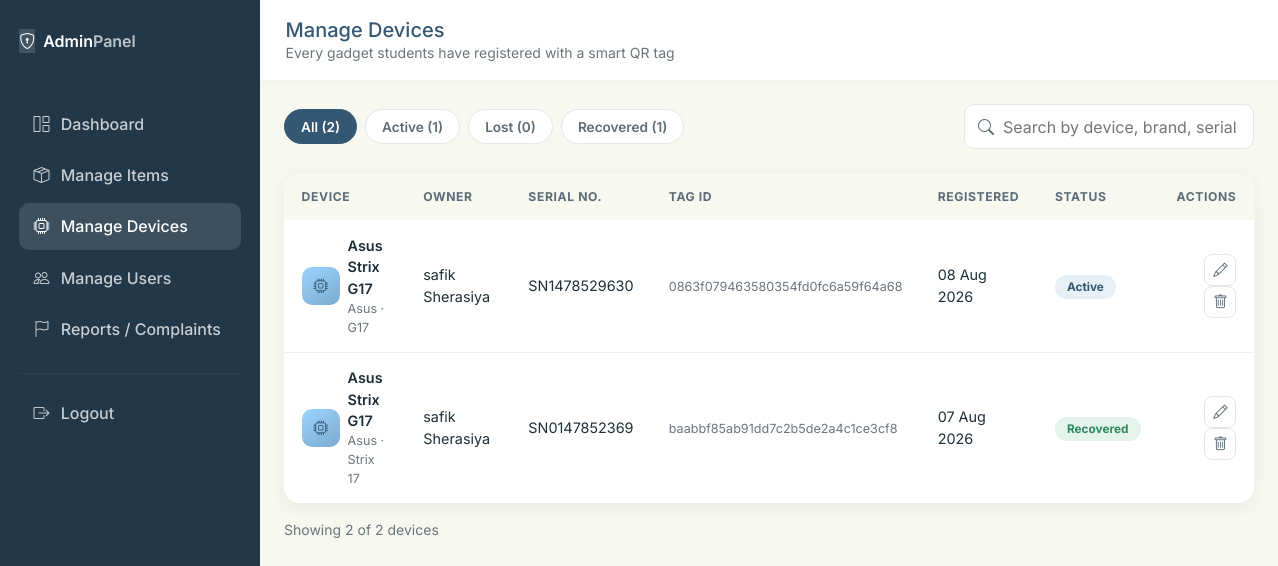
The app's page /admin/manage_devices.php (signed in) with its own data.
### tables this page shows
CREATE TABLE `devices` (
  `id` int(11) NOT NULL,
  `user_id` int(11) NOT NULL,
  `device_name` varchar(150) NOT NULL,
  `brand` varchar(100) DEFAULT NULL,
  `model` varchar(100) DEFAULT NULL,
  `serial_number` varchar(150) DEFAULT NULL,
  `colour` varchar(50) DEFAULT NULL,
  `description` text DEFAULT NULL,
  `image` varchar(255) DEFAULT NULL,
  `image_hash` varchar(64) DEFAULT NULL,
  `qr_token` varchar(64) DEFAULT NULL,
  `qr_image` varchar(255) DEFAULT NULL,
  `otp` varchar(6) DEFAULT NULL,
  `otp_expiry` timestamp NULL DEFAULT NULL,
  `otp_verified_at` timestamp NULL DEFAULT NULL,
  `device_status` enum('active','lost','recovered') NOT NULL DEFAULT 'active',
  `created_at` timestamp NOT NULL DEFAULT current_timestamp()
);

CREATE TABLE `users` (
  `id` int(11) NOT NULL,
  `full_name` varchar(100) NOT NULL,
  `email` varchar(150) NOT NULL,
  `phone` varchar(20) DEFAULT NULL,
  `enrollment_no` varchar(50) DEFAULT NULL,
  `department` varchar(100) DEFAULT NULL,
  `password` varchar(255) NOT NULL,
  `role` enum('student','admin') NOT NULL DEFAULT 'student',
  `email_verified` tinyint(1) NOT NULL DEFAULT 0,
  `verification_token` varchar(64) DEFAULT NULL,
  `token_expires_at` timestamp NULL DEFAULT NULL,
  `profile_pic` varchar(255) DEFAULT NULL,
  `created_at` timestamp NOT NULL DEFAULT current_timestamp()
);

### admin/manage_devices.php (the view, shortened to what this page needs)
<?php
require_once __DIR__ . '/../includes/db.php';
$filter = $_GET['status'] ?? 'all';
$search = trim($_GET['q'] ?? '');
$sql = "SELECT devices.*, users.full_name AS owner, users.email AS owner_email
        FROM devices JOIN users ON devices.user_id = users.id WHERE 1=1";
$params = [];
$sql .= " ORDER BY devices.created_at DESC";
$stmt = $pdo->prepare($sql);
$stmt->execute($params);
$devices = $stmt->fetchAll();
$counts = $pdo->query("SELECT
    COUNT(*) AS all_count,
    SUM(CASE WHEN device_status = 'active' THEN 1 ELSE 0 END) AS active,
    SUM(CASE WHEN device_status = 'lost' THEN 1 ELSE 0 END) AS lost,
    SUM(CASE WHEN device_status = 'recovered' THEN 1 ELSE 0 END) AS recovered
    FROM devices")->fetch();
function device_pill_url($status, $q) {
    $params = [];
    if ($status !== 'all') $params['status'] = $status;
    return 'manage_devices.php' . (count($params) ? '?' . http_build_query($params) : '');
}
?>
<!DOCTYPE html>
<html lang="en">
<head>
<link href="https://cdn.jsdelivr.net/npm/bootstrap@5.3.3/dist/css/bootstrap.min.css" rel="stylesheet">
<link href="https://cdn.jsdelivr.net/npm/bootstrap-icons@1.11.3/font/bootstrap-icons.css" rel="stylesheet">
<link href="../assets/css/style.css" rel="stylesheet">
</head>
<body style="background:var(--paper)">
<div class="d-flex">
  <div class="dash-sidebar admin-sidebar" style="width:260px; flex-shrink:0;">
    <div class="d-flex align-items-center gap-2 mb-5">
      <span class="brand-tag"><i class="bi bi-shield-lock"></i></span>
      <span class="fw-semibold">Admin<span style="opacity:.7">Panel</span></span>
    </div>
    <nav class="nav flex-column">
      <a class="nav-link" href="dashboard.php"><i class="bi bi-grid-1x2"></i> Dashboard</a>
      <a class="nav-link" href="manage_items.php"><i class="bi bi-box-seam"></i> Manage Items</a>
      <a class="nav-link active" href="manage_devices.php"><i class="bi bi-cpu"></i> Manage Devices</a>
      <a class="nav-link" href="users.php"><i class="bi bi-people"></i> Manage Users</a>
      <a class="nav-link" href="reports.php"><i class="bi bi-flag"></i> Reports / Complaints</a>
      <hr style="border-color:rgba(255,255,255,0.15)">
      <a class="nav-link" href="../logout.php"><i class="bi bi-box-arrow-right"></i> Logout</a>
    </nav>
  </div>
  <div class="flex-grow-1">
    <div class="dash-topbar">
      <div>
        <h5 class="mb-0" style="color:var(--deep)">Manage Devices</h5>
        <div class="text-secondary small">Every gadget students have registered with a smart QR tag</div>
      </div>
    </div>
    <div class="container-fluid p-4">
      <form method="GET" class="d-flex flex-wrap justify-content-between align-items-center gap-3 mb-4">
        <div class="d-flex flex-wrap gap-2">
          <a class="filter-pill <?php echo $filter === 'all' ? 'active' : ''; ?>" href="<?php echo device_pill_url('all', $search); ?>">All (<?php echo (int)$counts['all_count']; ?>)</a>
          <a class="filter-pill <?php echo $filter === 'active' ? 'active' : ''; ?>" href="<?php echo device_pill_url('active', $search); ?>">Active (<?php echo (int)$counts['active']; ?>)</a>
          <a class="filter-pill <?php echo $filter === 'lost' ? 'active' : ''; ?>" href="<?php echo device_pill_url('lost', $search); ?>">Lost (<?php echo (int)$counts['lost']; ?>)</a>
          <a class="filter-pill <?php echo $filter === 'recovered' ? 'active' : ''; ?>" href="<?php echo device_pill_url('recovered', $search); ?>">Recovered (<?php echo (int)$counts['recovered']; ?>)</a>
        </div>
        <div class="search-wrap">
          <i class="bi bi-search"></i>
          <input type="text" name="q" value="<?php echo htmlspecialchars($search); ?>" class="search-input" placeholder="Search by device, brand, serial, owner...">
        </div>
      </form>
      <div class="table-card">
        <div class="table-responsive">
          <table class="table">
            <thead>
              <tr>
                <th>Device</th>
                <th>Owner</th>
                <th>Serial No.</th>
                <th>Tag ID</th>
                <th>Registered</th>
                <th>Status</th>
                <th class="text-end">Actions</th>
              </tr>
            </thead>
            <tbody>
              <?php foreach ($devices as $d): ?>
              <tr>
                <td>
                  <div class="d-flex align-items-center gap-2">
                    <div class="mini-thumb"><i class="bi bi-cpu"></i></div>
                    <div>
                      <div class="fw-semibold"><?php echo htmlspecialchars($d['device_name']); ?></div>
                      <div class="text-secondary small"><?php echo htmlspecialchars($d['brand']); ?><?php echo $d['model'] ? ' · ' . htmlspecialchars($d['model']) : ''; ?></div>
                    </div>
                  </div>
                </td>
                <td><?php echo htmlspecialchars($d['owner']); ?></td>
                <td><?php echo htmlspecialchars($d['serial_number'] ?: '—'); ?></td>
                <td><span class="text-secondary small"><?php echo htmlspecialchars($d['qr_token'] ?: '—'); ?></span></td>
                <td><?php echo date('d M Y', strtotime($d['created_at'])); ?></td>
                <td><span class="badge-status badge-<?php echo htmlspecialchars($d['device_status']); ?>"><?php echo ucfirst($d['device_status']); ?></span></td>
                <td class="text-end">
                  <a href="update_device.php?id=<?php echo $d['id']; ?>" class="icon-btn" title="Update Status"><i class="bi bi-pencil"></i></a>
                  <a href="?delete=<?php echo $d['id']; ?>" class="icon-btn danger" title="Delete" onclick="return confirm('Delete this device? This cannot be undone.');"><i class="bi bi-trash"></i></a>
                </td>
              </tr>
              <?php endforeach; ?>
            </tbody>
          </table>
        </div>
      </div>
      <div class="text-secondary small mt-3">Showing <?php echo count($devices); ?> of <?php echo (int)$counts['all_count']; ?> devices</div>
    </div>
  </div>
</div>
</body>
</html>

### assets/css/style.css (style rules this page uses)
:root { --deep: #355872; --mid: #7AAACE; --light: #9CD5FF; --paper: #F7F8F0; --ink: #1E2E38; --ink-soft: #5B6C77; --white: #FFFFFF; --radius-sm: 10px; --radius-md: 16px; --radius-lg: 26px; --shadow-soft: 0 10px 30px rgba(53, 88, 114, 0.10); --shadow-card: 0 4px 18px rgba(53, 88, 114, 0.08); --font-display: 'Fraunces', 'Georgia', serif; --font-body: 'Inter', -apple-system, Segoe UI, sans-serif; }
* { box-sizing: border-box; }
body { font-family: var(--font-body); background: var(--paper); color: var(--ink); -webkit-font-smoothing: antialiased; }
a { color: var(--deep); text-decoration: none; }
.dash-sidebar { background: var(--deep); min-height: 100vh; color: var(--white); padding: 1.8rem 1.2rem; }
.dash-sidebar .brand-tag { background: rgba(255,255,255,0.14); }
.dash-sidebar .nav-link { color: rgba(255,255,255,0.75); font-weight: 500; padding: 0.7rem 0.9rem; border-radius: 10px; margin-bottom: 0.3rem; display: flex; align-items: center; gap: 0.7rem; }
.dash-sidebar .nav-link.active, .dash-sidebar .nav-link:hover { background: rgba(255,255,255,0.12); color: var(--white); }
.dash-topbar { background: var(--white); padding: 1.1rem 1.6rem; box-shadow: 0 2px 10px rgba(53,88,114,0.05); display: flex; justify-content: space-between; align-items: center; }
.badge-status { padding: 0.32rem 0.75rem; border-radius: 20px; font-size: 0.74rem; font-weight: 700; text-transform: capitalize; }
.admin-sidebar { background: #223849; }
.admin-sidebar .nav-link.active, .admin-sidebar .nav-link:hover { background: rgba(255,255,255,0.12); color: var(--white); }
.table-card { background: var(--white); border-radius: var(--radius-md); box-shadow: var(--shadow-card); overflow: hidden; }
.table-card table { margin-bottom: 0; }
.table-card thead th { background: var(--paper); color: var(--ink-soft); font-size: 0.76rem; text-transform: uppercase; letter-spacing: 0.05em; font-weight: 700; border-bottom: none; padding: 0.9rem 1.1rem; white-space: nowrap; }
.table-card tbody td { padding: 0.9rem 1.1rem; vertical-align: middle; font-size: 0.9rem; color: var(--ink); border-bottom: 1px solid #EEF1EC; }
.table-card tbody tr:last-child td { border-bottom: none; }
.mini-thumb { width: 38px; height: 38px; border-radius: 10px; background: linear-gradient(145deg, var(--light), var(--mid)); display: flex; align-items: center; justify-content: center; color: var(--deep); flex-shrink: 0; }
.icon-btn { width: 32px; height: 32px; border-radius: 8px; border: 1.5px solid #E1E7EA; background: var(--white); display: inline-flex; align-items: center; justify-content: center; color: var(--ink-soft); }

### admin/manage_devices.php (style rules this page uses)
.filter-pill { border: 1.5px solid #E1E7EA; background: var(--white); color: var(--ink-soft); font-weight: 600; font-size: 0.85rem; padding: 0.4rem 1rem; border-radius: 30px; text-decoration: none; display: inline-block; }
.filter-pill.active, .filter-pill:hover { background: var(--deep); color: var(--white); border-color: var(--deep); }
.search-wrap { position: relative; }
.search-wrap i { position: absolute; left: 0.9rem; top: 50%; transform: translateY(-50%); color: var(--ink-soft); }
.search-input { border-radius: var(--radius-sm); border: 1.5px solid #E1E7EA; padding: 0.6rem 1rem 0.6rem 2.4rem; background: var(--white); }
.badge-active { background: rgba(122,170,206,0.18); color: var(--deep); }
.badge-recovered { background: rgba(76,175,131,0.15); color: #2E8A5E; }

### records on screen
devices: device_name "Asus Strix G17", brand "Asus", model "G17", user.full_name "safik Sherasiya", serial_number "SN1478529630", qr_token "0863f079463580354fd0fc6a59f64a68", created_at "08 Aug 2026", device_status "Active"
devices: device_name "Asus Strix G17", brand "Asus", model "Strix 17", user.full_name "safik Sherasiya", serial_number "SN0147852369", qr_token "baabbf85ab91dd7c2b5de2a4c1ce3cf8", created_at "07 Aug 2026", device_status "Recovered"

### other values on screen
$counts['all_count'] "2"
$counts['active'] "1"
$counts['lost'] "0"
$counts['recovered'] "1"
count($devices) "2"
